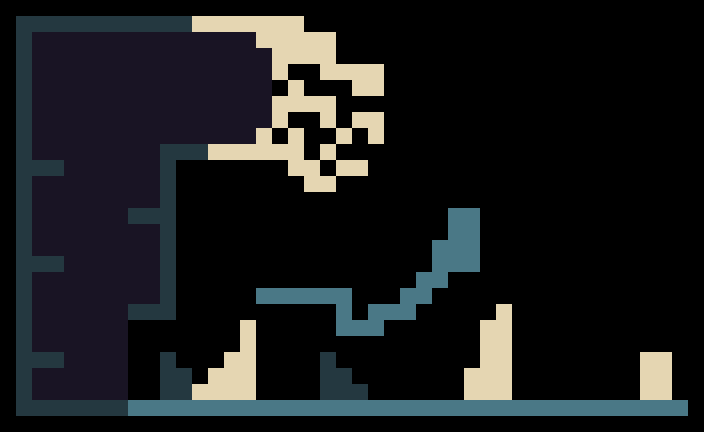

Tiled map render using the project's own tile images. Description and the map definition, with tile-layer contents summarised, below:
An orthogonal 44x27 tile map with 16x16 px tiles, 4 tile layers (objects, Background, Collisions, Foreground), 3 tilesets and 2 objects (player_spawn, baseEnim_spawn).

<map version="1.0" tiledversion="1.0.1" orientation="orthogonal" renderorder="right-down" width="44" height="27" tilewidth="16" tileheight="16" nextobjectid="4">
 <tileset firstgid="1" name="tileset" tilewidth="16" tileheight="16" tilecount="0" columns="6">
  <image source="tileset.png" width="96" height="32" />
 </tileset>
 <tileset firstgid="1" name="bgTiles" tilewidth="16" tileheight="16" tilecount="3" columns="3">
  <image source="bgTiles.png" width="48" height="16" />
 </tileset>
 <tileset firstgid="4" name="fgTiles" tilewidth="16" tileheight="16" tilecount="2" columns="2">
  <image source="fgTiles.png" width="32" height="16" />
 </tileset>
 <objectgroup name="images" />
 <layer name="objects" width="44" height="27">
  <data>[1188 cells, 27 non-empty, 1 distinct tile ids]</data>
 </layer>
 <layer name="Background" width="44" height="27">
  <properties>
   <property name="bg" value="true" />
   <property name="tileset" value="bgTiles" />
  </properties>
  <data>[1188 cells, 298 non-empty, 2 distinct tile ids]</data>
 </layer>
 <layer name="Collisions" width="44" height="27" opacity="0.36">
  <properties>
   <property name="collide" value="true" />
   <property name="tileset" value="tileset" />
  </properties>
  <data>[1188 cells, 0 non-empty, 0 distinct tile ids]</data>
 </layer>
 <layer name="Foreground" width="44" height="27">
  <properties>
   <property name="fg" value="true" />
   <property name="tileset" value="fgTiles" />
  </properties>
  <data>[1188 cells, 114 non-empty, 2 distinct tile ids]</data>
 </layer>
 <objectgroup name="objects">
  <object id="1" name="player_spawn" type="player_spawn" x="426.925" y="353.015" width="32" height="32" rotation="90" />
  <object id="3" name="baseEnim_spawn" type="baseEnim_spawn" x="311.333" y="342.667" width="32" height="32" rotation="90" />
 </objectgroup>
</map>